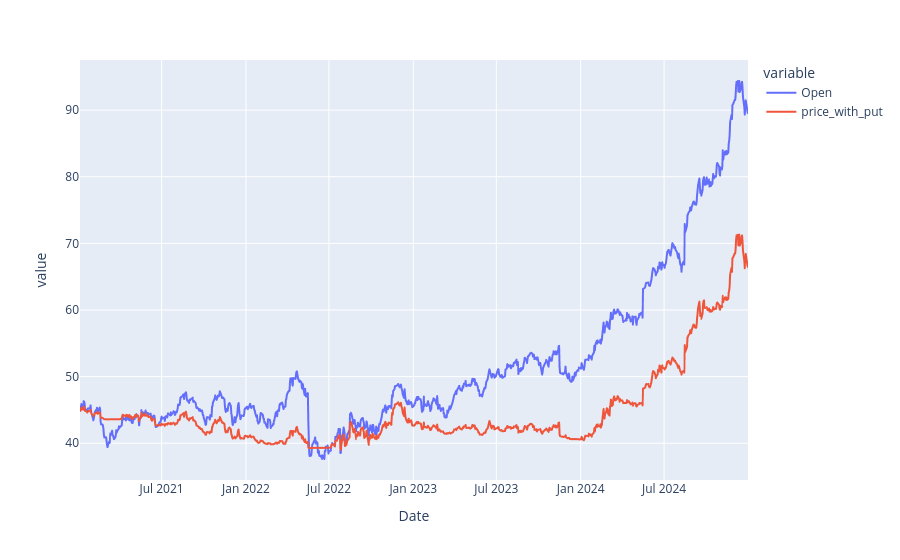

This figure's notebook cell:
### Markdown cell above
### Generating graph for portfolio with and without options

### Code cell
px.line(df)

### Figure 1 — Plotly figure (JSON) as saved in the notebook; plotly's stock layout.template omitted (floating-point values rounded to 4 significant figures; data arrays with more than 128 entries replaced by an {"elided": "..."} marker saying what was removed)
{"data": [{"hovertemplate": "variable=Open<br>Date=%{x}<br>value=%{y}<extra></extra>", "legendgroup": "Open", "line": {"color": "#636efa", "dash": "solid"}, "marker": {"symbol": "circle"}, "mode": "lines", "name": "Open", "showlegend": true, "type": "scattergl", "x": {"elided": "1316 str values"}, "xaxis": "x", "y": {"elided": "1005 float values"}, "yaxis": "y"}, {"hovertemplate": "variable=price_with_put<br>Date=%{x}<br>value=%{y}<extra></extra>", "legendgroup": "price_with_put", "line": {"color": "#EF553B", "dash": "solid"}, "marker": {"symbol": "circle"}, "mode": "lines", "name": "price_with_put", "showlegend": true, "type": "scattergl", "x": {"elided": "1316 str values"}, "xaxis": "x", "y": {"elided": "1005 float values"}, "yaxis": "y"}], "layout": {"legend": {"title": {"text": "variable"}, "tracegroupgap": 0}, "margin": {"t": 60}, "xaxis": {"anchor": "y", "domain": [0, 1], "title": {"text": "Date"}}, "yaxis": {"anchor": "x", "domain": [0, 1], "title": {"text": "value"}}}}
